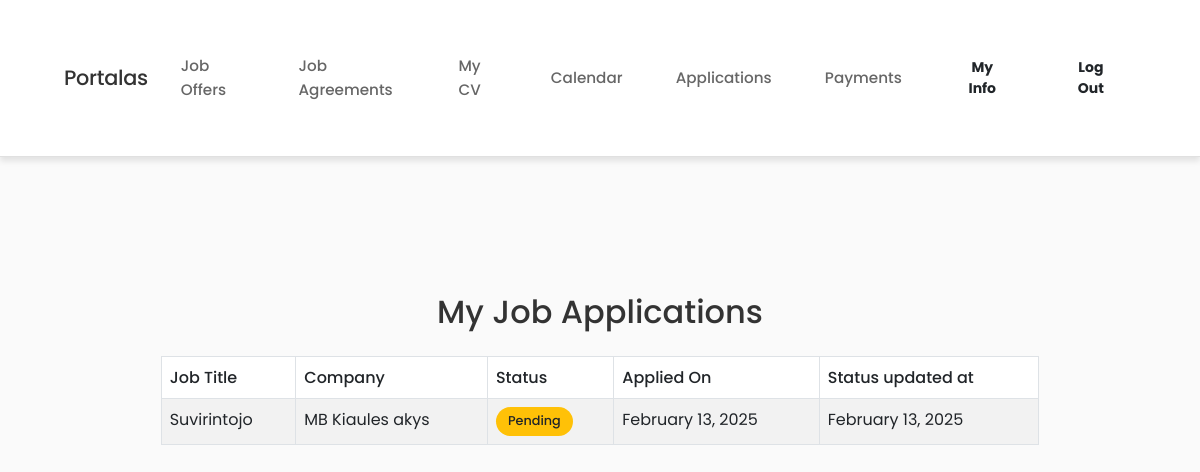
Before: /employee/my-applications/ (signed in) with the older database file.
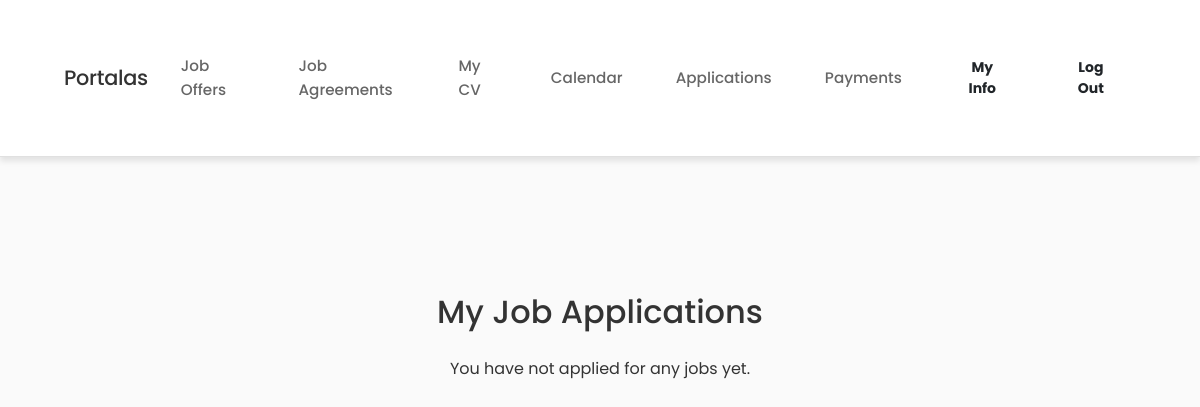
After: the same page with the newer database file.
### employee/models.py (models this page shows, shortened)
class JobApplication(models.Model):
    STATUS_CHOICES = [
        ('pending', 'Pending'),
        ('reviewed', 'Reviewed'),
        ('accepted', 'Accepted'),
        ('rejected', 'Rejected'),
    ]
    id = models.UUIDField(primary_key=True, default=uuid.uuid4, editable=False)
    employee = models.ForeignKey(Employee, on_delete=models.CASCADE, related_name="applications")
    job_post = models.ForeignKey("employer.JobPost", on_delete=models.CASCADE, related_name="applications")
    cv = models.ForeignKey(CV, on_delete=models.CASCADE)
    applied_at = models.DateTimeField(auto_now_add=True)
    status = models.CharField(max_length=20, choices=STATUS_CHOICES, default='pending')
    status_updated_at = models.DateTimeField(auto_now=True)
    class Meta:
        unique_together = ('employee', 'job_post')

### employer/models.py (models this page shows, shortened)
class JobPost(models.Model):
    employer = models.ForeignKey(Employer, on_delete=models.CASCADE)
    title = models.CharField(max_length=255)
    description = models.TextField()
    location = CountryField()
    salary_range = models.CharField(max_length=100)
    created_at = models.DateTimeField(auto_now_add=True)
    class Meta:
        ordering = ['-created_at']

class Employer(models.Model):
    user = models.OneToOneField(settings.AUTH_USER_MODEL, on_delete=models.CASCADE)
    company_name = models.CharField(max_length=255, unique=True,verbose_name="Įmonės pavadinimas")
    company_registration_number = models.CharField(max_length=100, unique=True, blank=True, null=True,verbose_name="Įmonės registracijos Nr.")
    contact_name = models.CharField(max_length=255, verbose_name="Kontaktinis asmuo")
    created_at = models.DateTimeField(auto_now_add=True, verbose_name="Sukurta")
    updated_at = models.DateTimeField(auto_now=True, verbose_name="Atnaujinta")
    is_active = models.BooleanField(default=False, verbose_name="Aktyvus")
    logo = models.ImageField(blank=True, null=True, upload_to='employer_logos/')
    has_agreement = models.BooleanField(default=False, verbose_name="Sutartis")
    company_address = models.TextField(blank=True, null=True)
    is_email_verified = models.BooleanField(default=False)
    receive_special_offers = models.BooleanField(default=False)
    class Meta:
        verbose_name = "Employer"
        verbose_name_plural = "Employers"
        ordering = ['-created_at']

### employee/views.py (the view)
# urls.py: path('my-applications/', views.employee_applications, name='employee_applications'),
@login_required
def employee_applications(request):
    employee = request.user.employee
    applications = JobApplication.objects.filter(employee=employee).select_related('job_post')
    return render(request, 'employee/job_applications.html', {'applications': applications})

### employee/context_processors.py (called while the page is built)
def base_template(request):
    if request.user.is_authenticated:
        if hasattr(request.user, 'employee'):
            return {'base_template': 'base_employee.html'}
        elif hasattr(request.user, 'employer'):
            return {'base_template': 'base_employer.html'}
        elif hasattr(request.user, 'eor'):
            return {'base_template': 'base_eor.html'}
    return {'base_template': 'base.html'}

### employee/templates/employee/job_applications.html
{% extends "base_employee.html" %}
{% block content %}
<div class="container">
    <h1 class="text-center mt-4">My Job Applications</h1>
    {% if applications %}
        <table class="table table-bordered table-striped mt-4">
            <thead>
                <tr>
                    <th>Job Title</th>
                    <th>Company</th>
                    <th>Status</th>
                    <th>Applied On</th>
                    <th>Status updated at</th>
                </tr>
            </thead>
            <tbody>
                {% for application in applications %}
                    <tr>
                        <td>{{ application.job_post.title }}</td>
                        <td>{{ application.job_post.employer.company_name }}</td>
                        <td>
                            <span class="badge {% if application.status == 'accepted' %}bg-success{% elif application.status == 'rejected' %}bg-danger{% else %}bg-warning text-dark{% endif %}">
                                {{ application.get_status_display }}
                            </span>
                        </td>
                        <td>{{ application.applied_at|date:"F j, Y" }}</td>
                        <td>{{ application.status_updated_at|date:"F j, Y" }}</td>
                    </tr>
                {% endfor %}
            </tbody>
        </table>
    {% else %}
        <p class="text-center mt-4">You have not applied for any jobs yet.</p>
    {% endif %}
</div>
{% endblock %}

Changed rows visible on the page:
removed JobApplication: job_post "Suvirintojo", job_post.employer.company_name "MB Kiaules akys", status "Pending", applied_at "February 13, 2025", status_updated_at "February 13, 2025"
Other visible differences:
text no longer shown: "Job Title Company Status Applied On Status updated at"
text now shown: "You have not applied for any jobs yet."
